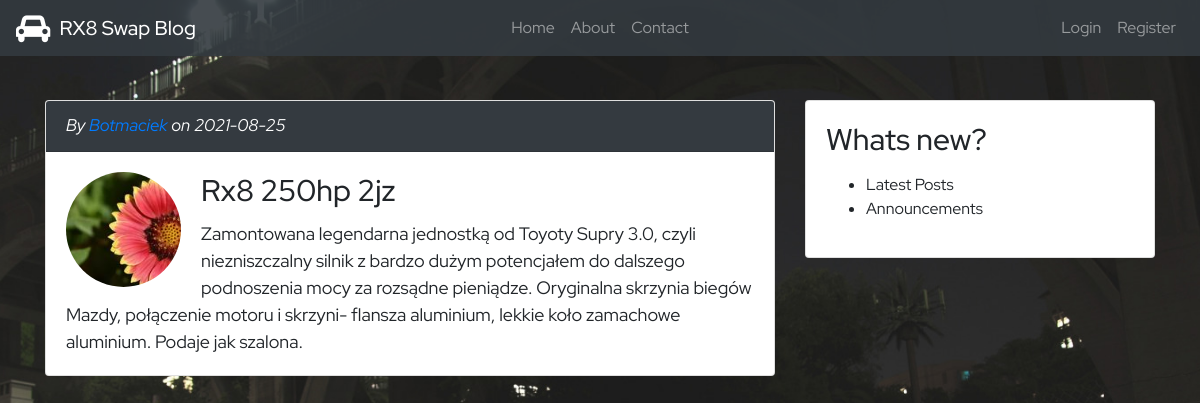
Screenshot of /post/3 with the database file from the repository.
### flaskblog/models.py (models this page shows, shortened)
class User(db.Model, UserMixin):
	id = db.Column(db.Integer, primary_key=True)
	username = db.Column(db.String(20), unique=True, nullable=False)
	email = db.Column(db.String(120), unique=True, nullable=False)
	image_file = db.Column(db.String(20), nullable=False, default='default.jpg')
	password = db.Column(db.String(60), nullable=False)
	posts = db.relationship('Post', backref='author', lazy=True)

class Post(db.Model):
	id = db.Column(db.Integer, primary_key=True)
	title = db.Column(db.String(100), nullable=False)
	date_posted = db.Column(db.DateTime, nullable=False, default=datetime.utcnow)
	content = db.Column(db.Text, nullable=False)
	user_id = db.Column(db.Integer, db.ForeignKey('user.id'), nullable=False)

### flaskblog/routes.py (the view)
@app.route("/post/<int:post_id>")
def post(post_id):
	post = Post.query.get_or_404(post_id)
	return render_template('post.html', title=post.title, post=post)

### flaskblog/Templates/post.html (shortened to what this page needs)
{% extends "layout.html" %}
{% block content %}
	<div class="card text-black mb-3" style="min-width: 4vw;">
		<div class="card-header">By <a href="{{ url_for('user_posts', username=post.author.username) }}">{{ post.author.username }}</a> on {{ post.date_posted.strftime('%Y-%m-%d') }}
		</div>
			<div class="card-body clearfix">
				<img class="rounded-circle article-img pull-left" style="width: 115px; height: 115px;" src="{{ url_for('static', filename='profile_pics/' + post.author.image_file) }}">
				<h5 class="card-title">{{ post.title }}</h5>
				<p class="card-text">{{ post.content }}</p>
			</div>
	</div>
{% endblock content %}

### flaskblog/static/main.css (style rules this page uses)
body { background-image: url("tlo.jpg") !important; background-position: center; background-repeat: no-repeat; background-position: fixed; background-attachment: fixed; background-size: cover; }
* { font-family: 'Red Hat Display', sans-serif; }
.card { margin-top: 20px; }
.card-title { font-size: 30px; }
.card-header { font-style: italic; font-size: 17px; color: white; background-color: #343A40; }
.card-text { font-size: 18px; }
.card-body img { width: 115px; height: 115px; margin-right: 20px; }

### rows the page displays
User: author.username "Botmaciek", image_file (picture)
Post: date_posted "2021-08-25", title "Rx8 250hp 2jz", content "Zamontowana legendarna jednostką od Toyoty Supry 3.0, czyli niezniszczalny silnik z bardzo dużym potencjałem do dalszego podnoszenia mocy za rozsądne pieniądze. Oryginalna skrzynia biegów Mazdy, połączenie motoru i skrzyni- flansza aluminium, lekkie koło zamachowe aluminium. Podaje jak szalona."
